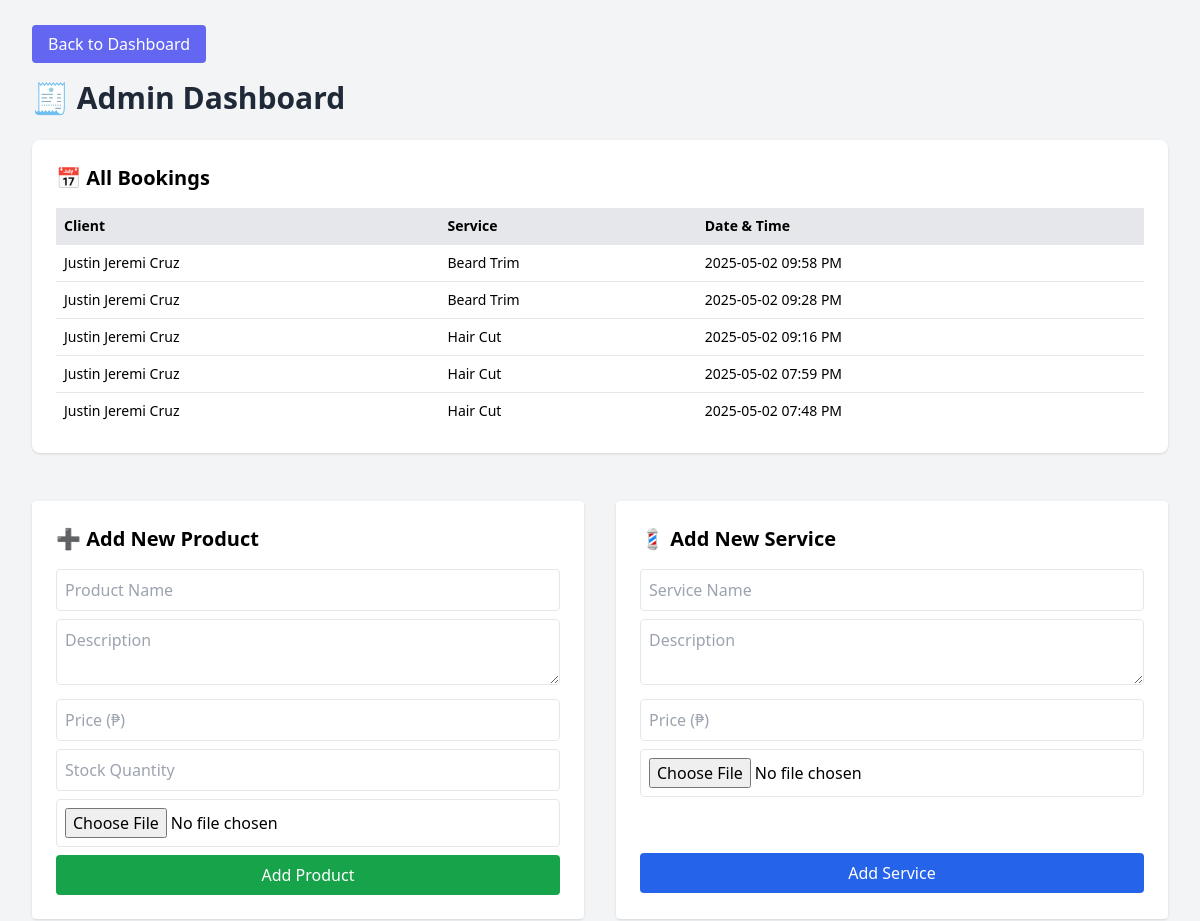
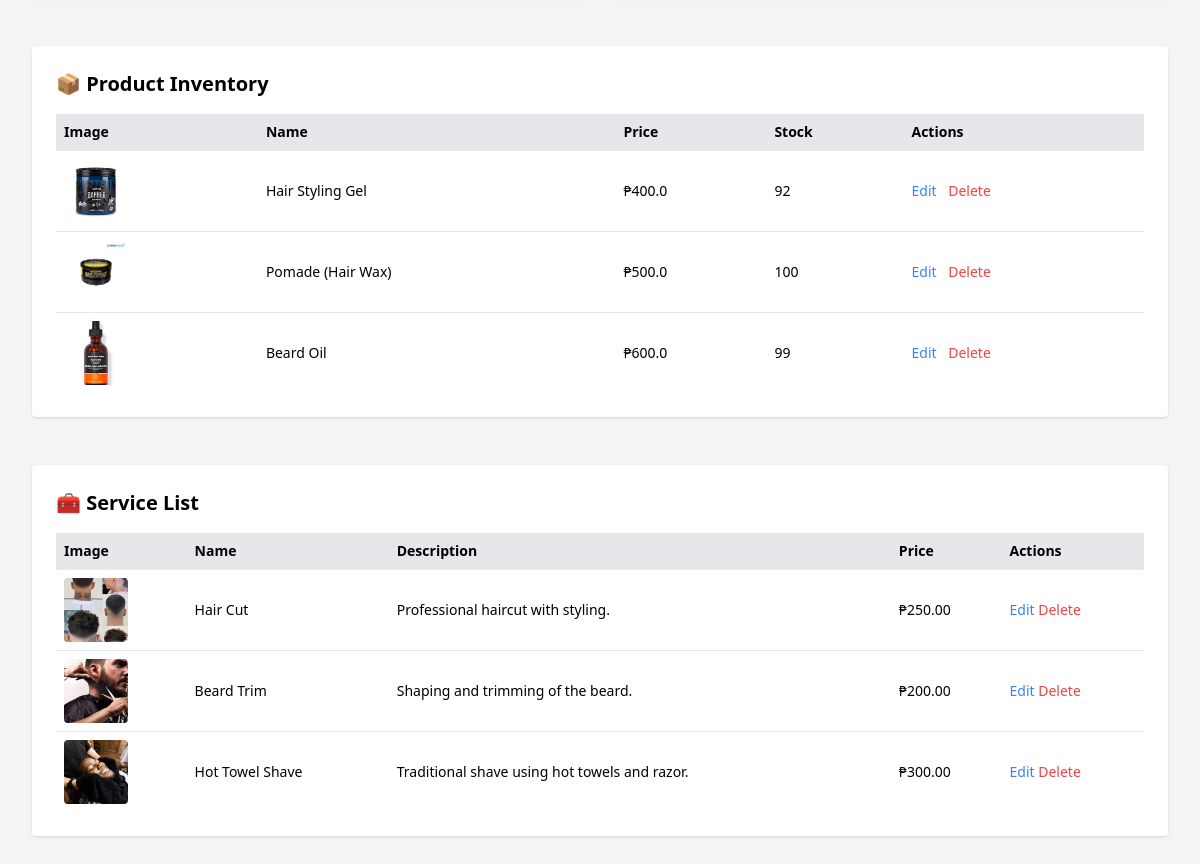
The app's page /admin/dashboard (signed in) with its own data (2 pictures, top to bottom).
### app/models.py (models this page shows, shortened)
class Booking(db.Model):
    id = db.Column(db.Integer, primary_key=True)
    user_id = db.Column(db.Integer, db.ForeignKey('user.id'), nullable=False)
    service = db.Column(db.String(100))  # Name of the service
    date = db.Column(db.String(20))
    time = db.Column(db.String(20))
    order_code = db.Column(db.String(10), unique=True)
    status = db.Column(db.String(20), default='pending')
    timestamp = db.Column(db.DateTime, default=datetime.utcnow)
    payment_status = db.Column(db.String(20), default='unpaid')

class User(UserMixin, db.Model):
    id = db.Column(db.Integer, primary_key=True)
    full_name = db.Column(db.String(150), nullable=False)
    birthdate = db.Column(db.String(20), nullable=False)
    age = db.Column(db.Integer, nullable=False)
    address = db.Column(db.String(200), nullable=False)
    contact = db.Column(db.String(50), nullable=False)
    email = db.Column(db.String(100), unique=True, nullable=False)
    password = db.Column(db.String(200), nullable=False)
    is_admin = db.Column(db.Boolean, default=False)
    bookings = db.relationship('Booking', backref='user', lazy=True)

class Product(db.Model):
    id = db.Column(db.Integer, primary_key=True)
    name = db.Column(db.String(100), nullable=False)
    description = db.Column(db.String(300))
    price = db.Column(db.Float, nullable=False)
    stock = db.Column(db.Integer, nullable=False)
    image = db.Column(db.String(200))  # Path to image file

class Service(db.Model):
    id = db.Column(db.Integer, primary_key=True)
    name = db.Column(db.String(100), nullable=False)
    description = db.Column(db.Text)
    price = db.Column(db.Float, nullable=False)
    image = db.Column(db.String(120))  # Path to uploaded image

### app/routes.py (the view)
@main.route('/admin/dashboard')
@login_required
def admin_dashboard():
    if not current_user.is_admin:
        abort(403)
    bookings = Booking.query.order_by(Booking.timestamp.desc()).all()
    products = Product.query.all()
    services = Service.query.all()
    return render_template('admin_dashboard.html', products=products, bookings=bookings, services=services)

### app/routes.py (called while the page is built)
@login_manager.user_loader
def load_user(user_id):
    return User.query.get(int(user_id))

### app/templates/admin_dashboard.html (shortened to what this page needs)
<!DOCTYPE html>
<html lang="en">
<head>
  <script src="https://cdn.tailwindcss.com"></script>
</head>
<body class="bg-gray-100 min-h-screen p-8">
  <a href="{{ url_for('main.base') }}" class="bg-indigo-500 text-white px-4 py-2 rounded hover:bg-indigo-600 justify-center ">
    Back to Dashboard
  </a>
  <h1 class="text-3xl font-bold text-gray-800 mb-6 mt-6">🧾 Admin Dashboard</h1>
  <div class="bg-white p-6 rounded-lg shadow mb-12">
    <h2 class="text-xl font-bold mb-4">📅 All Bookings</h2>
    <table class="w-full table-auto text-left text-sm">
      <thead class="bg-gray-200">
        <tr>
          <th class="p-2">Client</th>
          <th class="p-2">Service</th>
          <th class="p-2">Date & Time</th>
        </tr>
      </thead>
      <tbody>
        {% for booking in bookings %}
        <tr class="border-t">
          <td class="p-2">{{ booking.user.full_name }}</td>
          <td class="p-2">{{ booking.service }}</td>
          <td class="p-2">{{ booking.timestamp.strftime('%Y-%m-%d %I:%M %p') }}</td>
        </tr>
        {% endfor %}
      </tbody>
    </table>
  </div>
  <div class="grid md:grid-cols-2 gap-8 mb-12">
    <form method="POST" action="{{ url_for('main.add_product') }}" enctype="multipart/form-data" class="bg-white p-6 rounded shadow">
      <h2 class="text-xl font-bold mb-4">➕ Add New Product</h2>
      <input type="text" name="name" placeholder="Product Name" required class="w-full border p-2 rounded mb-2">
      <textarea name="description" placeholder="Description" required class="w-full border p-2 rounded mb-2"></textarea>
      <input type="number" step="0.01" name="price" placeholder="Price (₱)" required class="w-full border p-2 rounded mb-2">
      <input type="number" name="stock" placeholder="Stock Quantity" required class="w-full border p-2 rounded mb-2">
      <input type="file" name="image" accept="image/*" class="w-full border p-2 rounded mb-2">
      <button type="submit" class="bg-green-600 text-white px-4 py-2 rounded hover:bg-green-700 w-full">Add Product</button>
    </form>
    <form action="{{ url_for('main.add_service') }}" method="POST" enctype="multipart/form-data" class="bg-white p-6 rounded shadow">
      <h2 class="text-xl font-bold mb-4">💈 Add New Service</h2>
      <input type="text" name="name" placeholder="Service Name" required class="w-full border p-2 rounded mb-2">
      <textarea name="description" placeholder="Description" required class="w-full border p-2 rounded mb-2"></textarea>
      <input type="number" step="0.01" name="price" placeholder="Price (₱)" required class="w-full border p-2 rounded mb-2">
      <input type="file" name="image" accept="image/*" class="w-full border p-2 rounded mb-2">
      <button type="submit" class="bg-blue-600 text-white px-4 py-2 rounded hover:bg-blue-700 w-full mt-12 ">Add Service</button>
    </form>
  </div>
  <div class="bg-white p-6 rounded shadow mb-12">
    <h2 class="text-xl font-bold mb-4">📦 Product Inventory</h2>
    <table class="w-full table-auto text-left text-sm">
      <thead class="bg-gray-200">
        <tr>
          <th class="p-2">Image</th>
          <th class="p-2">Name</th>
          <th class="p-2">Price</th>
          <th class="p-2">Stock</th>
          <th class="p-2">Actions</th>
        </tr>
      </thead>
      <tbody>
        {% for product in products %}
        <tr class="border-t">
          <td class="p-2">
            {% if product.image %}
              <img src="{{ url_for('static', filename='uploads/products/' + product.image) }}" class="h-16 w-16 object-cover rounded">
            {% else %}
              <span class="text-gray-500">No image</span>
            {% endif %}
          </td>
          <td class="p-2">{{ product.name }}</td>
          <td class="p-2">₱{{ product.price }}</td>
          <td class="p-2">{{ product.stock }}</td>
          <td class="p-2">
            <a href="{{ url_for('main.edit_product', product_id=product.id) }}" class="text-blue-500 hover:underline mr-2">Edit</a>
<form method="POST" action="{{ url_for('main.delete_product', product_id=product.id) }}" class="inline">
  <button type="submit" onclick="return confirm('Are you sure you want to delete this product?')" class="text-red-500 hover:underline">
    Delete
  </button>
</form>
          </td>
        </tr>
        {% endfor %}
      </tbody>
    </table>
  </div>
  <div class="bg-white p-6 rounded shadow">
    <h2 class="text-xl font-bold mb-4">🧰 Service List</h2>
    <table class="w-full table-auto text-left text-sm">
      <thead class="bg-gray-200">
        <tr>
          <th class="p-2">Image</th>
          <th class="p-2">Name</th>
          <th class="p-2">Description</th>
          <th class="p-2">Price</th>
          <th class="p-2">Actions</th>
        </tr>
      </thead>
      <tbody>
        {% for service in services %}
        <tr class="border-t">
          <td class="p-2">
            {% if service.image %}
              <img src="{{ url_for('static', filename='uploads/services/' + service.image) }}" class="h-16 w-16 object-cover rounded">
            {% else %}
              <span class="text-gray-500">No image</span>
            {% endif %}
          </td>
          <td class="p-2">{{ service.name }}</td>
          <td class="p-2">{{ service.description }}</td>
          <td class="p-2">₱{{ "%.2f"|format(service.price) }}</td>
          <td class="p-2">
            <a href="{{ url_for('main.edit_service', id=service.id) }}" class="text-blue-500 hover:underline">Edit</a>
            <form method="POST" action="{{ url_for('main.delete_service', id=service.id) }}" class="inline">
              <button onclick="return confirm('Delete this service?')" class="text-red-500 hover:underline">Delete</button>
            </form>
          </td>
        </tr>
        {% endfor %}
      </tbody>
    </table>
  </div>
</body>
</html>

### records on screen
Booking: user.full_name "Justin Jeremi Cruz", service "Beard Trim", timestamp "2025-05-02 09:58 PM"
Booking: user.full_name "Justin Jeremi Cruz", service "Beard Trim", timestamp "2025-05-02 09:28 PM"
Booking: user.full_name "Justin Jeremi Cruz", service "Hair Cut", timestamp "2025-05-02 09:16 PM"
Booking: user.full_name "Justin Jeremi Cruz", service "Hair Cut", timestamp "2025-05-02 07:59 PM"
Booking: user.full_name "Justin Jeremi Cruz", service "Hair Cut", timestamp "2025-05-02 07:48 PM"
Product: image (picture), name "Hair Styling Gel", price "400.0", stock "92"
Product: image (picture), name "Pomade (Hair Wax)", price "500.0", stock "100"
Product: image (picture), name "Beard Oil", price "600.0", stock "99"
Service: image (picture), name "Hair Cut", description "Professional haircut with styling.", price "250.00"
Service: image (picture), name "Beard Trim", description "Shaping and trimming of the beard.", price "200.00"
Service: image (picture), name "Hot Towel Shave", description "Traditional shave using hot towels and razor.", price "300.00"
